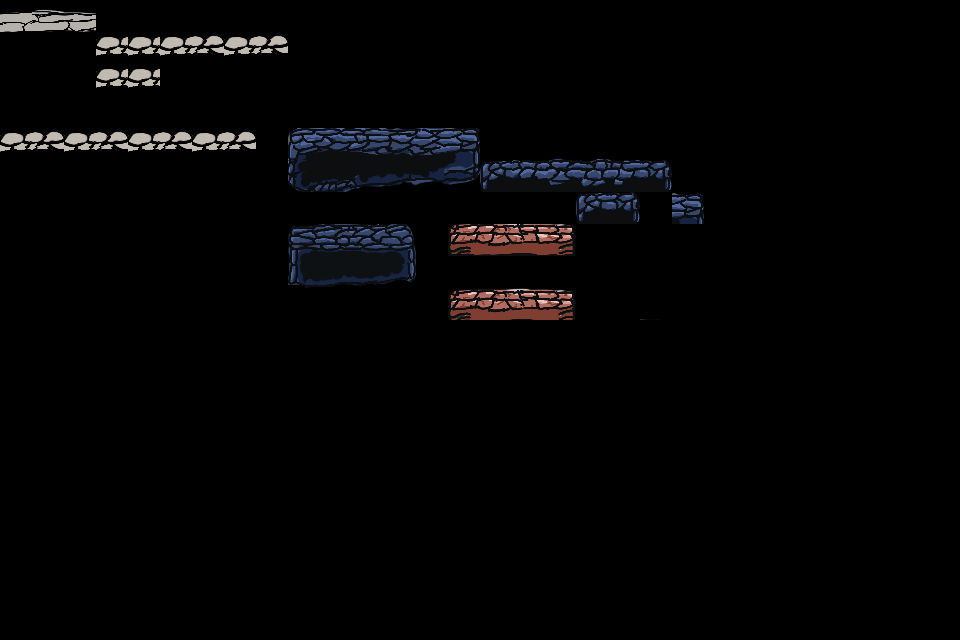

The image is a tile-based game level rendered from a .tmx file. Its description and complete source (layers, tilesets, objects, tile grids) follow:
An orthogonal 30x20 tile map with 32x32 px tiles, 1 tile layer (Tile Layer 1), 5 tilesets.

<map version="1.10" tiledversion="1.12.1" orientation="orthogonal" renderorder="right-down" width="30" height="20" tilewidth="32" tileheight="32" infinite="0" nextlayerid="2" nextobjectid="1">
 <tileset firstgid="1" source="../Actual tilesets/test2 (128).tsx" />
 <tileset firstgid="5" source="../Actual tilesets/tes1 (64).tsx" />
 <tileset firstgid="6" source="tes1 (64-32).tsx" />
 <tileset firstgid="10" source="../Actual tilesets/walking_tiles 1.tsx" />
 <tileset firstgid="74" source="../Actual tilesets/walking_tiles 2.tsx" />
 <layer id="1" name="Tile Layer 1" width="30" height="20">
  <data encoding="csv">
0,0,0,0,0,0,0,0,0,0,0,0,0,0,0,0,0,0,0,0,0,0,0,0,0,0,0,0,0,0,
1,2,0,6,6,0,0,0,0,0,0,0,0,0,0,0,0,0,0,0,0,0,0,0,0,0,0,0,0,0,
3,4,0,6,6,5,0,5,0,0,0,0,0,0,0,0,0,0,0,0,0,0,0,0,0,0,0,0,0,0,
0,0,0,0,0,0,0,0,0,0,0,0,0,0,0,0,0,0,0,0,0,0,0,0,0,0,0,0,0,0,
0,0,0,0,0,0,0,0,0,42,43,44,45,46,47,0,14,15,16,17,0,0,0,0,0,0,0,0,0,0,
5,0,5,0,5,0,5,0,0,114,115,116,117,118,119,96,22,23,24,25,97,0,0,0,0,0,0,0,0,0,
0,0,0,0,0,0,0,0,0,0,0,0,0,0,0,0,30,31,96,97,0,111,0,0,0,0,0,0,0,0,
0,0,0,0,0,0,0,0,0,58,59,60,61,0,62,63,64,65,0,0,0,0,0,0,0,0,0,0,0,0,
0,0,0,0,0,0,0,0,0,66,67,68,69,0,0,0,0,0,0,0,49,0,0,0,0,0,0,0,0,0,
0,0,0,0,0,0,0,0,0,0,0,0,0,0,126,127,128,129,0,0,57,0,0,0,0,0,0,0,0,0,
0,0,0,0,0,0,0,0,0,0,0,0,0,0,0,0,0,0,0,0,0,0,0,0,0,0,0,0,0,0,
0,0,0,0,0,0,0,0,0,0,0,0,0,0,0,0,0,0,0,0,0,0,0,0,0,0,0,0,0,0,
0,0,0,0,0,0,0,0,0,0,0,0,0,0,0,0,0,0,0,0,0,0,0,0,0,0,0,0,0,0,
0,0,0,0,0,0,0,0,0,0,0,0,0,0,0,0,0,0,0,0,0,0,0,0,0,0,0,0,0,0,
0,0,0,0,0,0,0,0,0,0,0,0,0,0,0,0,0,0,0,0,0,0,0,0,0,0,0,0,0,0,
0,0,0,0,0,0,0,0,0,0,0,0,0,0,0,0,0,0,0,0,0,0,0,0,0,0,0,0,0,0,
0,0,0,0,0,0,0,0,0,0,0,0,0,0,0,0,0,0,0,0,0,0,0,0,0,0,0,0,0,0,
0,0,0,0,0,0,0,0,0,0,0,0,0,0,0,0,0,0,0,0,0,0,0,0,0,0,0,0,0,0,
0,0,0,0,0,0,0,0,0,0,0,0,0,0,0,0,0,0,0,0,0,0,0,0,0,0,0,0,0,0,
0,0,0,0,0,0,0,0,0,0,0,0,0,0,0,0,0,0,0,0,0,0,0,0,0,0,0,0,0,0
</data>
 </layer>
</map>
